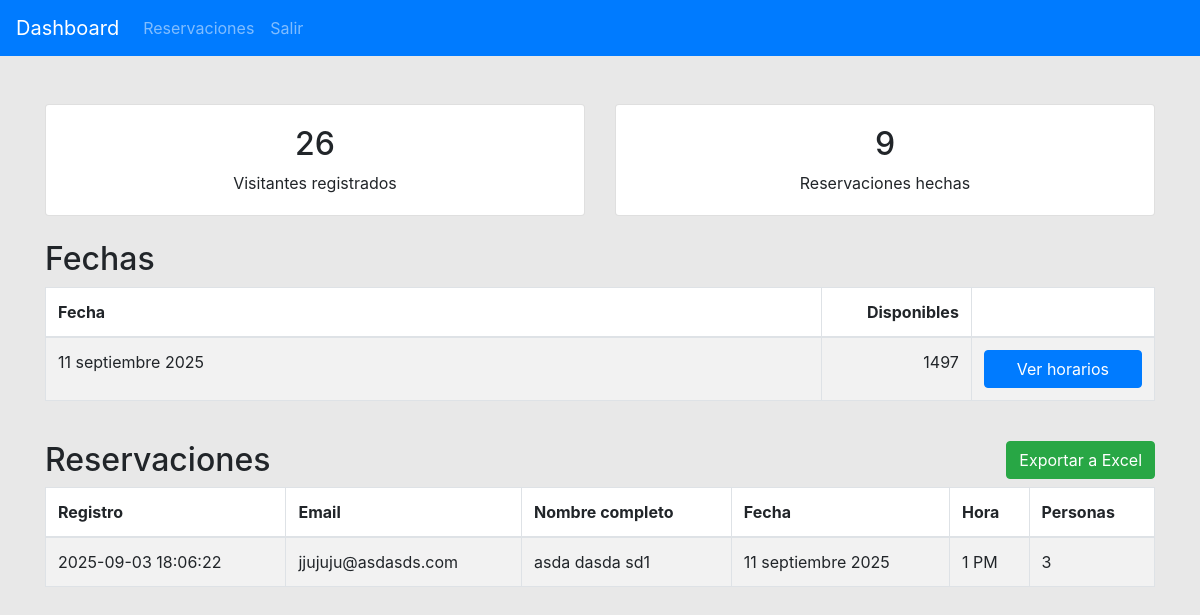
The app's page /index.php/admin/reservations, older data.
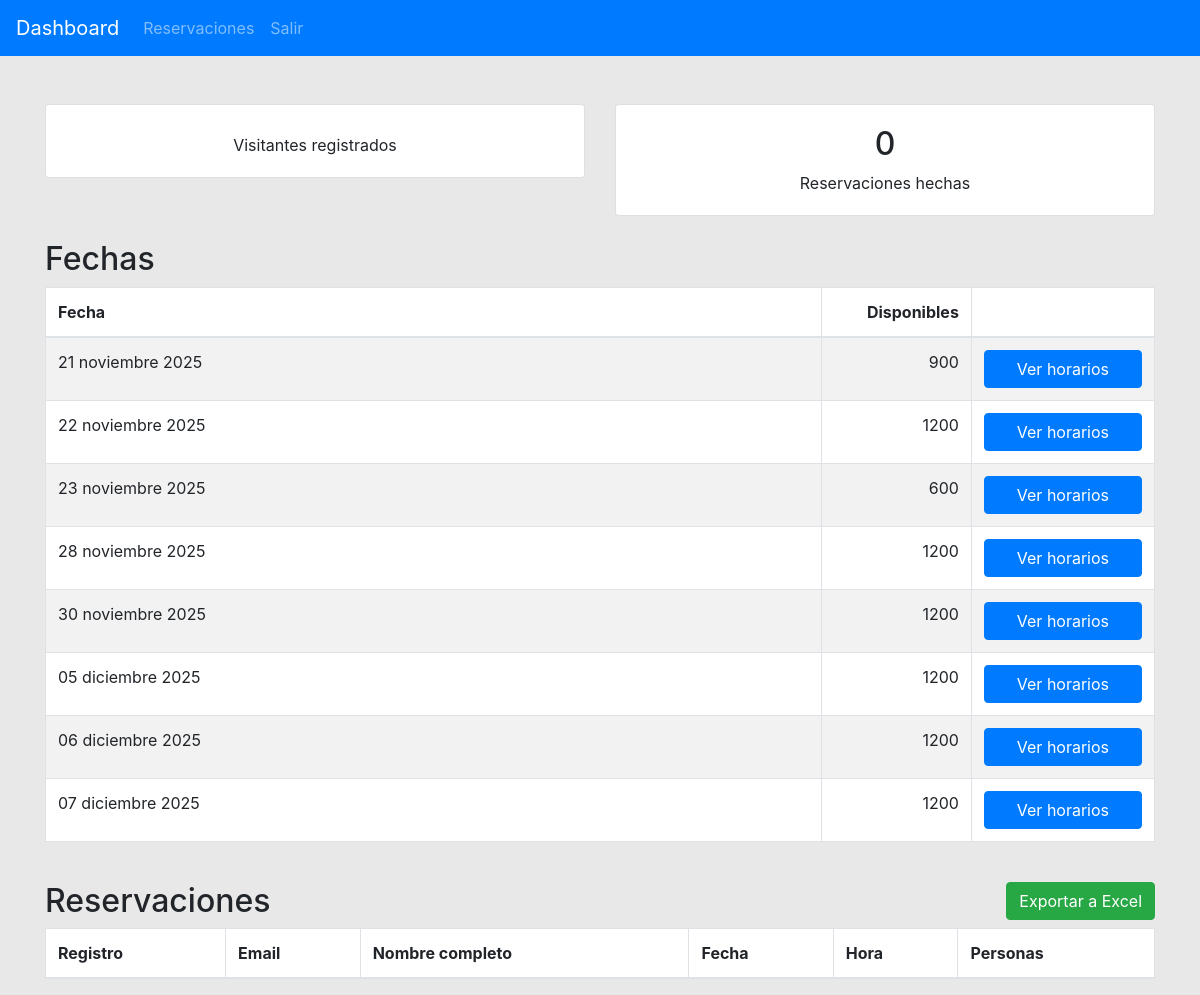
The same page, newer data.
### tables this page shows
CREATE TABLE `dates_available` (
  `id` int NOT NULL AUTO_INCREMENT,
  `date` date DEFAULT NULL,
  `date_label` varchar(255) DEFAULT NULL,
  `available` int DEFAULT NULL,
  `attendees_available` int DEFAULT NULL,
  PRIMARY KEY (`id`)
);

CREATE TABLE `reservations` (
  `id` int NOT NULL AUTO_INCREMENT,
  `visitors_id` int DEFAULT NULL,
  `qr_code` varchar(355) DEFAULT NULL,
  `total_attendees` int DEFAULT NULL,
  `dates_available_id` int DEFAULT NULL,
  `hours_available_id` int DEFAULT NULL,
  `created_at` datetime DEFAULT NULL,
  PRIMARY KEY (`id`)
);

CREATE TABLE `visitors` (
  `id` int NOT NULL AUTO_INCREMENT,
  `email` varchar(255) DEFAULT NULL,
  `fullname` varchar(255) DEFAULT NULL,
  `age` varchar(3) DEFAULT NULL,
  `gender` varchar(255) DEFAULT NULL,
  `phone` varchar(255) DEFAULT NULL,
  `created_at` datetime DEFAULT NULL,
  PRIMARY KEY (`id`)
);

CREATE TABLE `hours_available` (
  `id` int NOT NULL AUTO_INCREMENT,
  `dates_available_id` int DEFAULT NULL,
  `hour` time DEFAULT NULL,
  `hour_label` varchar(255) DEFAULT NULL,
  `available` int DEFAULT NULL,
  `attendees_available` int DEFAULT NULL,
  PRIMARY KEY (`id`)
);

### application/controllers/admin/Reservations.php (called while the page is built, shortened)
<?php
class Reservations extends CI_Controller
{
  public function index()
  {
    $this->load->model('Reservations_model');
    $this->load->model('Dates_available_model');
    $total_visitors = $this->Reservations_model->get_total_attendees();
    $total_reservations = $this->Reservations_model->get_total_reservations();
    $dates_available = $this->Dates_available_model->get_all();
    $reservations = $this->Reservations_model->get_all();
    $data = array(
      'content_view' => 'admin/reservations/reservations_index_view',
      'total_visitors' => $total_visitors,
      'total_reservations' => $total_reservations,
      'dates_available' => $dates_available,
      'reservations' => $reservations,
    );
    $this->load->view('admin/reservations/reservations_base_view', $data);
  }
}

### index.php (called while the page is built, shortened)
<?php
require_once BASEPATH.'core/CodeIgniter.php';

### application/models/Reservations_model.php (called while the page is built, shortened)
<?php
class Reservations_model extends CI_Model
{
  public function get_all()
  {
    return $this->db->select('r.id, da.date_label, da.date, ha.hour, ha.hour_label,
      r.total_attendees, v.email, v.fullname, v.gender, v.age, v.phone, r.qr_code,r.created_at')
      ->from('reservations r')
      ->join('dates_available da', 'da.id = r.dates_available_id')
      ->join('hours_available ha', 'ha.id = r.hours_available_id')
      ->join('visitors v', 'v.id = r.visitors_id')
      ->order_by('r.id', 'desc')
      ->get()
      ->result();
  }
  public function get_total_reservations()
  {
    return $this->db->count_all('reservations');
  }
  public function get_total_attendees()
  {
    return $this->db->select('SUM(total_attendees) as total_attendees')
      ->from('reservations')
      ->get()
      ->row()
      ->total_attendees;
  }
}

### application/models/Dates_available_model.php (called while the page is built, shortened)
<?php
class Dates_available_model extends CI_Model
{
  public function get_all()
  {
    return $this->db->get('dates_available')->result();
  }
}

### application/views/admin/reservations/reservations_index_view.php (the view)
<div class="row mb-4">
  <div class="col-6">
    <div class="card">
      <div class="card-body text-center">
        <h2><?php echo $total_visitors ?></h2>
        <p class="mb-0">Visitantes registrados</p>
      </div>
    </div>
  </div>
  <div class="col-6">
    <div class="card">
      <div class="card-body text-center">
        <h2><?php echo $total_reservations ?></h2>
        <p class="mb-0">Reservaciones hechas</p>
      </div>
    </div>
  </div>
</div>
<div class="row mb-4">
  <div class="col-12">
    <h2>Fechas</h2>
    <div class="table-responsive">
      <table class="table table-bordered table-striped bg-white">
        <thead>
          <tr>
            <th>Fecha</th>
            <th class="text-right">Disponibles</th>
            <th></th>
          </tr>
        </thead>
        <tbody>
          <?php
          foreach ($dates_available as $date):
          ?>
            <tr>
              <td width="70%"><?php echo $date->date_label ?></td>
              <td class="text-right"><?php echo $date->attendees_available ?></td>
              <td>
                <a href="<?php echo base_url("admin/reservations/date_details/{$date->id}") ?>" class="btn btn-primary btn-xs btn-block">Ver horarios</a>
              </td>
            </tr>
          <?php
          endforeach;
          ?>
        </tbody>
      </table>
    </div>
  </div>
</div>
<div class="row">
  <div class="col-6">
    <h2>Reservaciones</h2>
  </div>
  <div class="col-6 text-right">
    <button onclick="exportTableToCSV('myTable', 'datos_tabla.csv')" class="btn btn-success btn-xs">Exportar a Excel</button>
  </div>
</div>
<div class="row">
  <div class="col-12">
    <div class="table-responsive">
      <table class="table table-bordered table-striped bg-white" id="myTable">
        <thead>
          <th>Registro</th>
          <th>Email</th>
          <th>Nombre completo</th>
          <th>Fecha</th>
          <th>Hora</th>
          <th>Personas</th>
        </thead>
        <tbody>
          <?php
          foreach ($reservations as $reservation):
          ?>
            <tr>
              <td><?php echo $reservation->created_at ?></td>
              <td><?php echo $reservation->email ?></td>
              <td><?php echo $reservation->fullname ?></td>
              <td><?php echo $reservation->date_label ?></td>
              <td><?php echo $reservation->hour_label ?></td>
              <td><?php echo $reservation->total_attendees ?></td>
            </tr>
          <?php
          endforeach;
          ?>
        </tbody>
      </table>
    </div>
  </div>
</div>

### application/views/admin/reservations/reservations_base_view.php (shortened to what this page needs)
<!DOCTYPE html>
<html lang="en">
<head>
  <link rel="stylesheet" href="https://cdn.jsdelivr.net/npm/bootstrap@4.6.2/dist/css/bootstrap.min.css">
</head>
<body>
  <header>
    <nav class="navbar navbar-expand-lg navbar-dark bg-primary">
      <a class="navbar-brand" href="#">Dashboard</a>
      <div class="collapse navbar-collapse" id="navbarSupportedContent">
        <ul class="navbar-nav mr-auto">
          <li class="nav-item">
            <a class="nav-link" href="<?php echo base_url('admin/reservations') ?>">Reservaciones</a>
          </li>
          <li class="nav-item">
            <a class="nav-link" href="<?php echo base_url('admin/logout') ?>">Salir</a>
          </li>
        </ul>
      </div>
    </nav>
  </header>
  <main class="mt-5">
    <div class="container">
      <div class="row">
        <div class="col-12">
          <?php $this->load->view($content_view) ?>
        </div>
      </div>
    </div>
  </main>
</body>
</html>

### application/views/admin/reservations/reservations_base_view.php (style rules this page uses)
body { background-color: rgb(232, 232, 232); }

Row changes from the older to the newer data that the page shows:
removed dates_available: date_label "11 septiembre 2025", attendees_available "1497"
removed reservations: created_at "2025-09-03 18:06:22", visitors.email "jjujuju@asdasds.com", visitors.fullname "asda dasda sd1", dates_available.date_label "11 septiembre 2025", hours_available.hour_label "1 PM", total_attendees "3"
added dates_available: date_label "21 noviembre 2025", attendees_available "900"
added dates_available: date_label "22 noviembre 2025", attendees_available "1200"
added dates_available: date_label "23 noviembre 2025", attendees_available "600"
added dates_available: date_label "28 noviembre 2025", attendees_available "1200"
added dates_available: date_label "30 noviembre 2025", attendees_available "1200"
added dates_available: date_label "05 diciembre 2025", attendees_available "1200"
added dates_available: date_label "06 diciembre 2025", attendees_available "1200"
added dates_available: date_label "07 diciembre 2025", attendees_available "1200"
Text that changed along with them:
$total_reservations: "9" → "0"
$total_visitors: "26" → (not shown)
